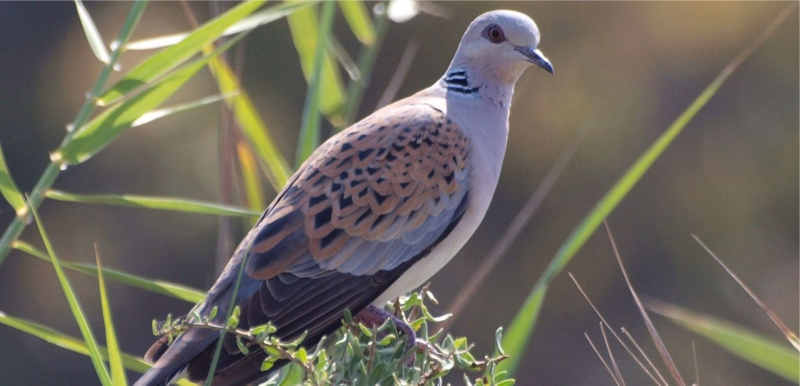
#> input picture hw1/data/train/bird_new/img_0.jpg, 1600 x 771 px (shown at 1/2 size); its folder holds 4 pictures in this run
$ jupyter execute --allow-errors hw1Part2.ipynb
#> lines starting #> are read from the running program, lines starting #| are printed output that depends on the picture
[cell 1]
from sklearn.neighbors import KNeighborsClassifier
import cv2
import glob
import numpy as np

[cell 2]
bird_label = 0
cat_label = 1
automobile_label = 2
airplane_label = 3

[cell 3]
bird_images = [cv2.resize(cv2.imread(filename),(32,32)) for filename in glob.glob('data/train/bird_new/*.jpg')]
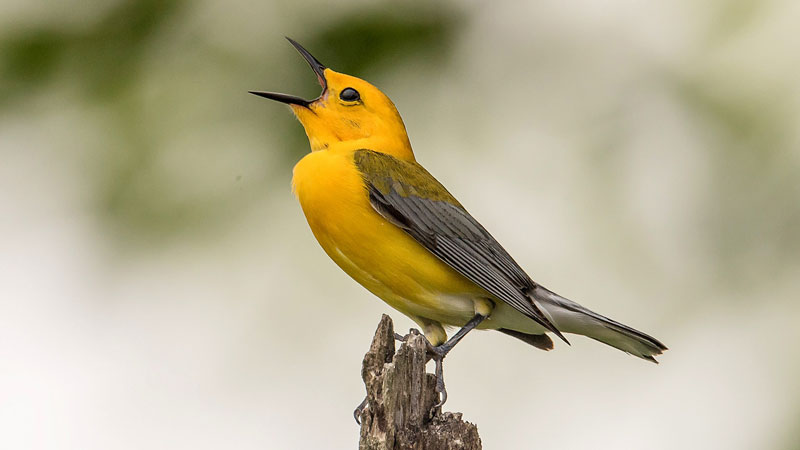
#> input picture hw1/data/train/bird_new/img_1.jpg, 800 x 450 px
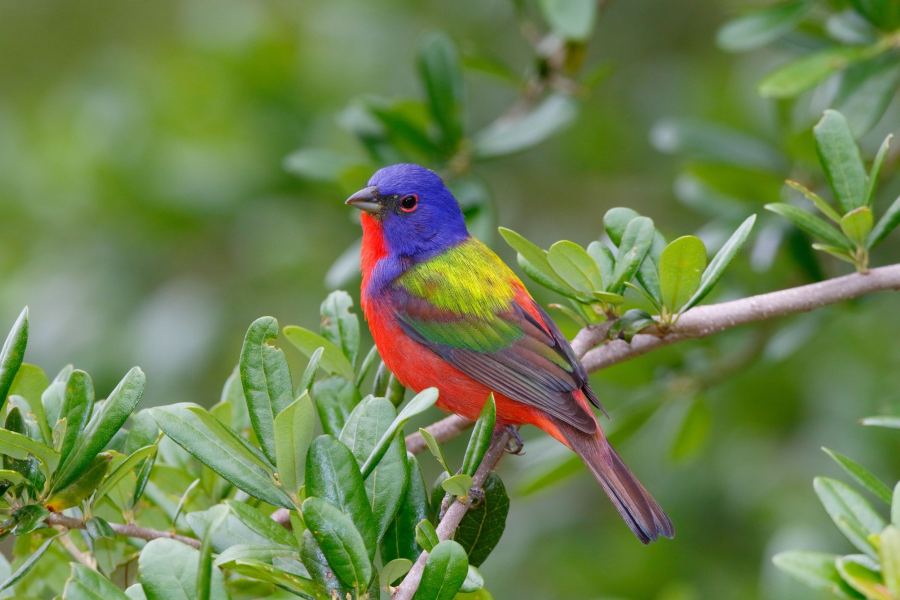
#> input picture hw1/data/train/bird_new/img_10.jpg, 1799 x 1200 px (shown at 1/2 size)
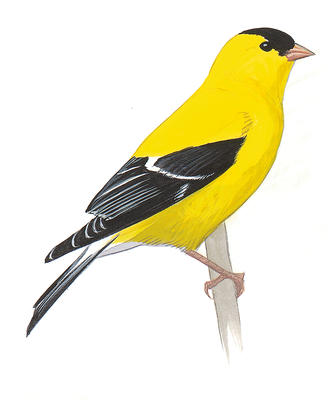
#> input picture hw1/data/train/bird_new/img_13.jpg, 334 x 400 px
#> bird_images = 4 items
bird_Y = np.full([len(bird_images)],bird_label)
#> bird_Y = [0, 0, 0, 0]

cat_images = [cv2.resize(cv2.imread(filename),(32,32)) for filename in glob.glob('data/train/cat_new/*.jpg')]
cat_Y = np.full([len(cat_images)],cat_label)

automobile_images = [cv2.resize(cv2.imread(filename),(32,32)) for filename in glob.glob('data/train/automobile_new/*.jpg')]
automobile_Y = np.full([len(automobile_images)],automobile_label)

airplane_images = [cv2.resize(cv2.imread(filename),(32,32)) for filename in glob.glob('data/train/airplane_new/*.jpg')]
airplane_Y = np.full([len(airplane_images)],airplane_label)

[cell 4]
bird_images_test = [cv2.imread(filename) for filename in glob.glob('data/test/bird/*.jpg')]
bird_Y_test = np.full([20],bird_label)

cat_images_test = [cv2.imread(filename) for filename in glob.glob('data/test/cat/*.jpg')]
cat_Y_test = np.full([20],cat_label)

automobile_images_test = [cv2.imread(filename) for filename in glob.glob('data/test/automobile/*.jpg')]
automobile_Y_test = np.full([20],automobile_label)

airplane_images_test = [cv2.imread(filename) for filename in glob.glob('data/test/airplane/*.jpg')]
airplane_Y_test = np.full([20],airplane_label)

[cell 5]
X = []
for i in [bird_images,cat_images,automobile_images,airplane_images]:
    X.extend(i)
#> this loop made 4 passes
#> after the loop, X = 4 items
X = np.reshape(np.array(X),[len(X),-1])

[cell 6]
X_test = []
for i in [bird_images_test,cat_images_test,automobile_images_test,airplane_images_test]:
    X_test.extend(i)
X_test = np.reshape(np.array(X_test),[80,-1])

[cell 7]
y = np.concatenate((bird_Y,cat_Y,automobile_Y,airplane_Y))
#> y = [0, 0, 0, 0]
y_test = np.concatenate((bird_Y_test,cat_Y_test,automobile_Y_test,airplane_Y_test))
